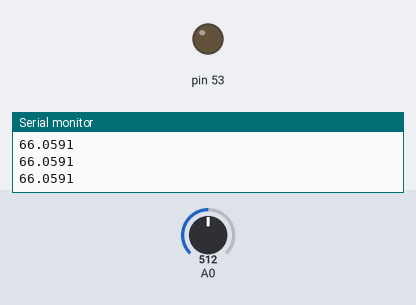
The sketch below on a simulated Arduino Mega 2560, built with avr-gcc and run on an emulated ATmega2560. Shown: output pins drawn as LEDs (lit = HIGH), the last lines printed to the serial monitor. The inputs (shaded band) are chosen by the test bench; at power-on: A0 = 512.

Above: at 1.3 s.
1.4 s: A0 set to 142
2.9 s: A0 set to 115
At 3.7 s:
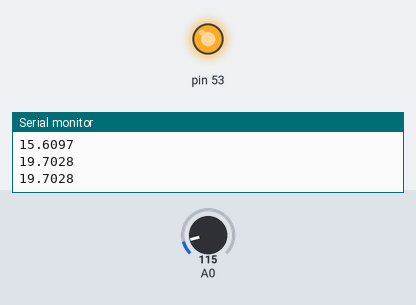
4.5 s: A0 set to 138
At 4.9 s:
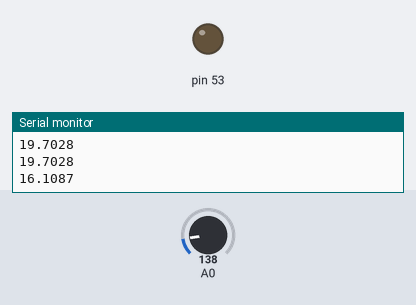
6.0 s: A0 set to 122
At 6.3 s:
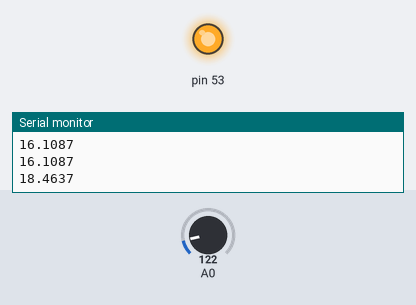
Timing chart, 0 to 8.5 s (numbered marks = the images above; inputs shaded):
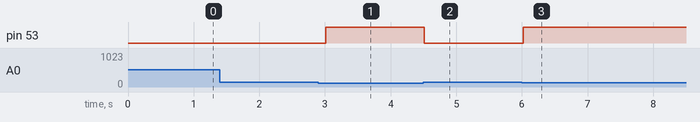

Measured:
- the behaviour switches between 128 and 127 on A0 (found by bisection; images 0 and 1)
- after the input at 2.9 s, pin 53: LOW → HIGH after 0.11 s
- after the input at 4.5 s, pin 53: HIGH → LOW at once
- after the input at 6.0 s, pin 53: LOW → HIGH at once

The sketch:

ir_calibration.ino
```cpp
/*
  Analog to Digital Converter - Register Level
  10 bit resolution - Single channel
  IMPORTANT !!! access ADCL before ADCH !!!

  Tennessee Technological University
  Tristan Hill - Jan 12, 2016
  Updated - Jan 30, 2018

*/
int val;
float voltage, distance;
float P[5]={23.7576, -115.4498, 212.6155, -184.7665, 74.5139};


// the setup function runs once when you press reset or power the board
void setup() {

  // set up LED for testing
  DDRB = DDRB | B00000001;  // sets Arduino Mega pins 53 as output


  // setup analog to digital converter
  ADMUX |= B00100000;
  // Set ADC reference to AVREF (bit7-6,REFS1-0)
  // Left adjust ADC result to allow easy 8 bit reading (bit5,ADLAR)
  // Use AC0 (bit4-0,MUX4-0)

  ADCSRA |= B10000111;
  // Enable ADC (bit7,ADEN)
  // Start A2D Conversions (bit6,ADSC)
  // Dont Enable auto trigger (bit5,ADATE)
  // Clear Interrupt Flag (bit4,ADIF)
  // Enable Interrupts (bit3,ADIE)
  // Set ADC prescalar to 128 - 125KHz sample rate @ 16MHz (bit 0-2,ADPS2-0)

  // setup serail monitior
  Serial.begin(9600);          //  setup serial
  while (! Serial);
  Serial.println("Hello World!");

}

// the loop function runs over and over again forever
void loop() {

  //ADMUX &= ~(1<<MUX0); // change channel to ADC0
  ADCSRA |= (1<<ADSC); //start conversions
  while (!(ADCSRA&B00010000)); // wait for conversion flag(ADIF)
  val=ADCL>>6|ADCH<<2; // IMPORTANT !!! access ADCL before ADCH !!!


  if (val<128){
    PORTB |= B00000001; //LED 0 anode high (on)
  } else {
    PORTB  &= B11111110;// LED 0 anode low (off)
  }
  ADCSRA |= (1<<ADIF); //clear conversion flag

  voltage=floatmap(val,0,1023,0.0,5.0);
  //Serial.println(voltage,4); //debug print
  //Serial.println(val); //debug print
  distance=P[0]*pow(voltage,4)+P[1]*pow(voltage,3)+P[2]*pow(voltage,2)+P[3]*voltage+P[4];
  Serial.println(distance,4); //debug print
  delay(500);
}

float floatmap(float x, int in_min, int in_max, float out_min, float out_max)
{
  return (x - (float)in_min) * (out_max - out_min) / ((float)in_max - (float)in_min) + out_min;
}
```
